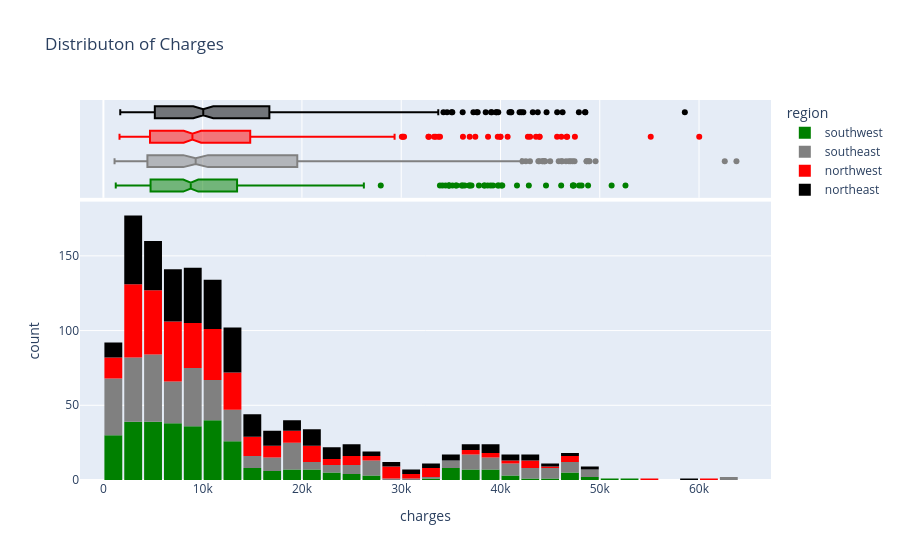

The cell this chart's notebook holds for it:
### Markdown cell above
## `3.5. Charges with Region`

### Code cell
fig = px.histogram(medical_df,x='charges',marginal='box',color='region',color_discrete_sequence=['green', 'grey','red','black'],title='Distributon of Charges')

# By using color='smoker' I am splitting the histogram for smoker and non smoker i.e. smoker = grey and not smoker = green

fig.update_layout(bargap=0.1)
fig.show()

### Figure 1 — Plotly figure (JSON) as saved in the notebook; plotly's stock layout.template omitted (floating-point values rounded to 4 significant figures; data arrays with more than 128 entries replaced by an {"elided": "..."} marker saying what was removed)
{"data": [{"bingroup": "x", "hovertemplate": "region=southwest<br>charges=%{x}<br>count=%{y}<extra></extra>", "legendgroup": "southwest", "marker": {"color": "green", "pattern": {"shape": ""}}, "name": "southwest", "orientation": "v", "showlegend": true, "type": "histogram", "x": {"elided": "325 float values"}, "xaxis": "x", "yaxis": "y"}, {"hovertemplate": "region=southwest<br>charges=%{x}<extra></extra>", "legendgroup": "southwest", "marker": {"color": "green"}, "name": "southwest", "notched": true, "showlegend": false, "type": "box", "x": {"elided": "325 float values"}, "xaxis": "x2", "yaxis": "y2"}, {"bingroup": "x", "hovertemplate": "region=southeast<br>charges=%{x}<br>count=%{y}<extra></extra>", "legendgroup": "southeast", "marker": {"color": "grey", "pattern": {"shape": ""}}, "name": "southeast", "orientation": "v", "showlegend": true, "type": "histogram", "x": {"elided": "364 float values"}, "xaxis": "x", "yaxis": "y"}, {"hovertemplate": "region=southeast<br>charges=%{x}<extra></extra>", "legendgroup": "southeast", "marker": {"color": "grey"}, "name": "southeast", "notched": true, "showlegend": false, "type": "box", "x": {"elided": "364 float values"}, "xaxis": "x2", "yaxis": "y2"}, {"bingroup": "x", "hovertemplate": "region=northwest<br>charges=%{x}<br>count=%{y}<extra></extra>", "legendgroup": "northwest", "marker": {"color": "red", "pattern": {"shape": ""}}, "name": "northwest", "orientation": "v", "showlegend": true, "type": "histogram", "x": {"elided": "325 float values"}, "xaxis": "x", "yaxis": "y"}, {"hovertemplate": "region=northwest<br>charges=%{x}<extra></extra>", "legendgroup": "northwest", "marker": {"color": "red"}, "name": "northwest", "notched": true, "showlegend": false, "type": "box", "x": {"elided": "325 float values"}, "xaxis": "x2", "yaxis": "y2"}, {"bingroup": "x", "hovertemplate": "region=northeast<br>charges=%{x}<br>count=%{y}<extra></extra>", "legendgroup": "northeast", "marker": {"color": "black", "pattern": {"shape": ""}}, "name": "northeast", "orientation": "v", "showlegend": true, "type": "histogram", "x": {"elided": "324 float values"}, "xaxis": "x", "yaxis": "y"}, {"hovertemplate": "region=northeast<br>charges=%{x}<extra></extra>", "legendgroup": "northeast", "marker": {"color": "black"}, "name": "northeast", "notched": true, "showlegend": false, "type": "box", "x": {"elided": "324 float values"}, "xaxis": "x2", "yaxis": "y2"}], "layout": {"bargap": 0.1, "barmode": "relative", "legend": {"title": {"text": "region"}, "tracegroupgap": 0}, "title": {"text": "Distributon of Charges"}, "xaxis": {"anchor": "y", "domain": [0, 1], "title": {"text": "charges"}}, "xaxis2": {"anchor": "y2", "domain": [0, 1], "matches": "x", "showgrid": true, "showticklabels": false}, "yaxis": {"anchor": "x", "domain": [0, 0.7326], "title": {"text": "count"}}, "yaxis2": {"anchor": "x2", "domain": [0.7426, 1], "matches": "y2", "showgrid": false, "showline": false, "showticklabels": false, "ticks": ""}}}
